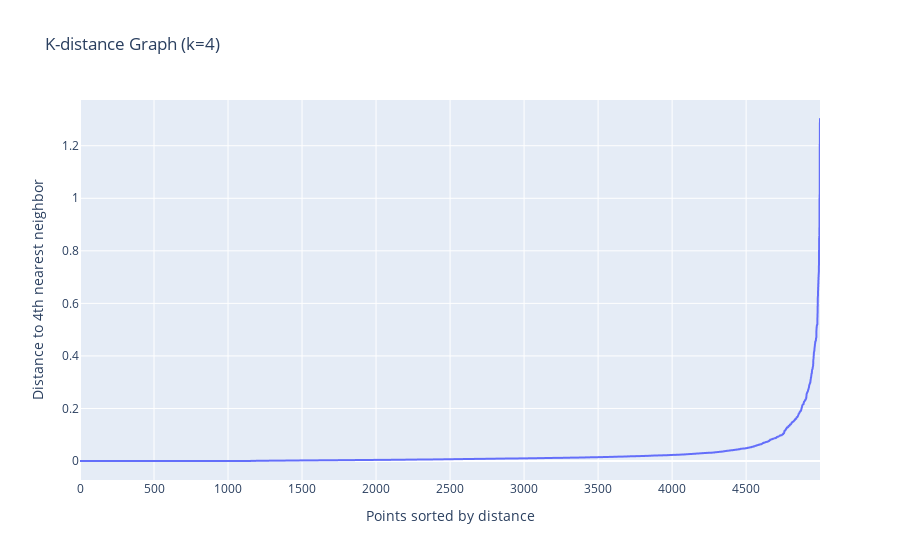

Here is the notebook cell this chart was saved with:
### Code cell
# ANSWER
fig = find_optimal_eps(scaled_data, min_pnts)
fig.show() # display the plot

### Figure 1 — Plotly figure (JSON) as saved in the notebook; plotly's stock layout.template omitted (floating-point values rounded to 4 significant figures; data arrays with more than 128 entries replaced by an {"elided": "..."} marker saying what was removed)
{"data": [{"hovertemplate": "Points sorted by distance=%{x}<br>Distance to 4th nearest neighbor=%{y}<extra></extra>", "legendgroup": "", "line": {"color": "#636efa", "dash": "solid"}, "marker": {"symbol": "circle"}, "mode": "lines", "name": "", "showlegend": false, "type": "scattergl", "x": {"elided": "5000 int values"}, "xaxis": "x", "y": {"elided": "5000 float values"}, "yaxis": "y"}], "layout": {"legend": {"tracegroupgap": 0}, "title": {"text": "K-distance Graph (k=4)"}, "xaxis": {"anchor": "y", "domain": [0, 1], "title": {"text": "Points sorted by distance"}}, "yaxis": {"anchor": "x", "domain": [0, 1], "title": {"text": "Distance to 4th nearest neighbor"}}}}
